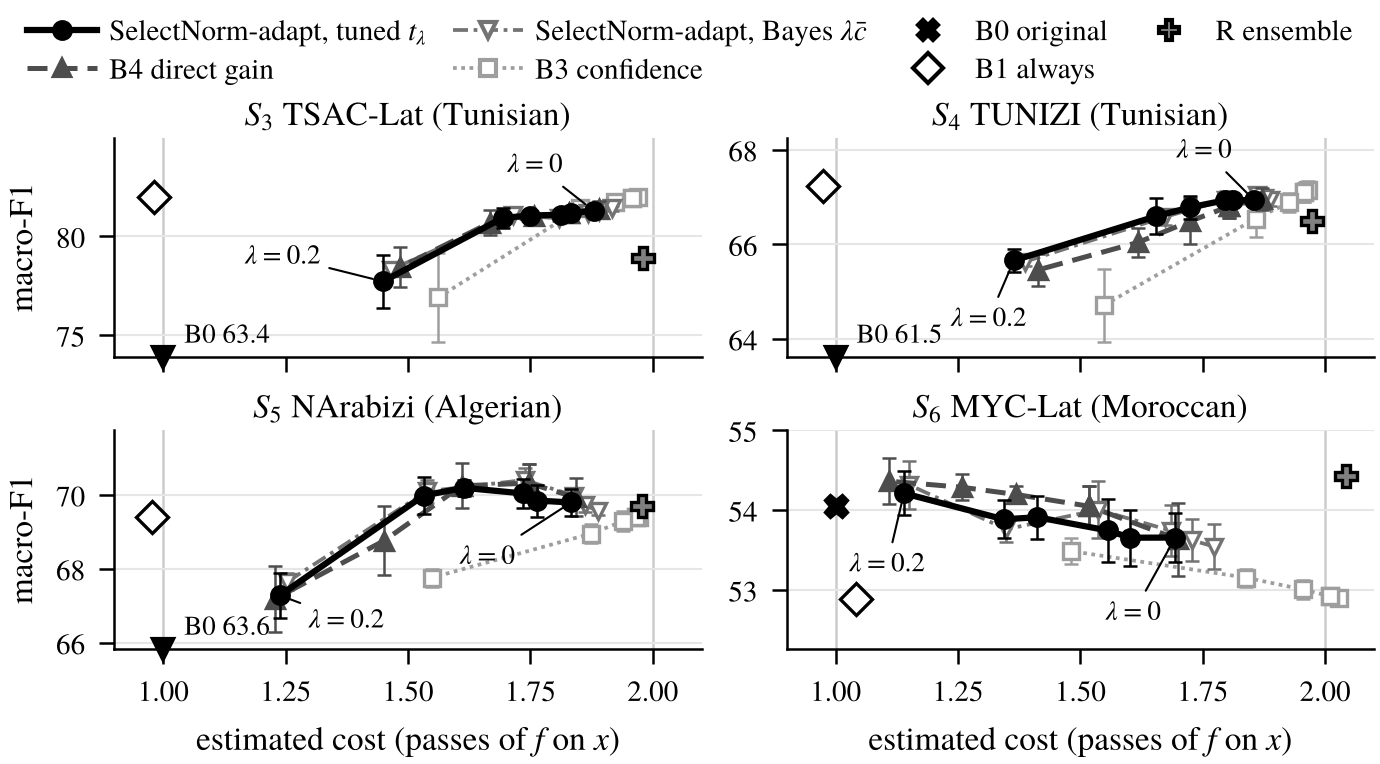

Python code for this plot:
"""Figure 2: macro-F1 against estimated inference cost (mE5), one panel per test set.

Reads figures/pareto.csv (archived values written by src/evaluation/figures.py from the run logs) and writes
figures/fig2_cost_quality.pdf (vector, used by main.tex) and figures/fig2_cost_quality.png (control image).
No value is modified: every marker is drawn at its archived (cost, macro-F1); B0 is drawn at the lower edge of a
panel, with its value printed, only when it lies below the panel's range (stated in the caption).

    cd paper_lncs_r2 && python3 figures/fig2_cost_quality.py
"""
import os
import pandas as pd
import matplotlib
matplotlib.use('Agg')
import matplotlib.pyplot as plt
from matplotlib.lines import Line2D

HERE = os.path.dirname(os.path.abspath(__file__))
plt.rcParams.update({'font.family': 'serif', 'font.serif': ['TeX Gyre Termes', 'Nimbus Roman', 'Times New Roman', 'DejaVu Serif'],
                     'mathtext.fontset': 'stix', 'font.size': 8, 'axes.titlesize': 8, 'axes.labelsize': 8,
                     'xtick.labelsize': 7, 'ytick.labelsize': 7, 'legend.fontsize': 7, 'axes.linewidth': 0.6,
                     'axes.spines.top': False, 'axes.spines.right': False, 'pdf.fonttype': 42,
                     'xtick.major.width': 0.6, 'ytick.major.width': 0.6})

SETS = [('S3_tsac_lat', '$S_3$ TSAC-Lat (Tunisian)'), ('S4_tunizi', '$S_4$ TUNIZI (Tunisian)'),
        ('S5_narabizi', '$S_5$ NArabizi (Algerian)'), ('S6_myc_lat', '$S_6$ MYC-Lat (Moroccan)')]
# system, label, grey level, line style, marker, filled, line width, z-order (primary systems drawn last)
CURVES = [('B3_conf', 'B3 confidence', '0.62', (0, (1, 1.2)), 's', False, 0.9, 2),
          ('B5_selectnorm_adapt_theory', r'SelectNorm-adapt, Bayes $\lambda\bar c$', '0.45', (0, (4, 1.5, 1, 1.5)), 'v', False, 0.9, 3),
          ('B4_direct_gain', 'B4 direct gain', '0.30', (0, (4, 2)), '^', True, 1.2, 4),
          ('B5_selectnorm_adapt', r'SelectNorm-adapt, tuned $t_\lambda$', '0.0', '-', 'o', True, 1.5, 5)]
# offsets (points) of the lambda=0 and lambda=0.2 labels of SelectNorm-adapt, chosen to avoid overlaps
LAMLAB = {'S3_tsac_lat': [(-14, 11), (-24, 6)], 'S4_tunizi': [(-12, 12), (-6, -14)],
          'S5_narabizi': [(-20, -13), (16, -6)], 'S6_myc_lat': [(-10, -18), (-4, -17)]}
POINTS = [('B0_original', 'B0 original', 'X', '0.0', '0.0'), ('B1_always', 'B1 always', 'D', 'white', '0.0'),
          ('R_two_view_ensemble', 'R ensemble', 'P', '0.5', '0.0')]


def main():
    d = pd.read_csv(os.path.join(HERE, 'pareto.csv'))
    fig, axes = plt.subplots(2, 2, figsize=(4.8, 2.68), sharex=True)
    for ax, (s, title) in zip(axes.ravel(), SETS):
        x = d[d.set == s]
        pts = {r.system: r for r in x[x.lam.isna()].itertuples()}
        cur = x[x.lam.notna()]
        lo = min(cur.f1.min() - cur.f1_sd.max(), pts['B1_always'].f1, pts['R_two_view_ensemble'].f1)
        hi = max(cur.f1.max() + cur.f1_sd.max(), pts['B1_always'].f1, pts['R_two_view_ensemble'].f1)
        b0 = pts['B0_original'].f1
        if b0 >= lo - 0.5:
            lo = min(lo, b0)
        pad = 0.08 * (hi - lo)
        ylo, yhi = lo - pad, hi + pad
        for xv, lab in [(1.0, 'one pass'), (2.0, 'two passes')]:
            ax.axvline(xv, color='0.8', lw=0.6, zorder=0)
        for sysname, lab, col, ls, mk, filled, lw, z in CURVES:
            g = cur[cur.system == sysname].sort_values('lam')
            ax.plot(g.cost, g.f1, ls=ls, color=col, lw=lw, zorder=z)
            ax.errorbar(g.cost, g.f1, yerr=g.f1_sd, fmt='none', ecolor=col, elinewidth=0.6, capsize=1.6, capthick=0.6, zorder=z)
            ax.plot(g.cost, g.f1, ls='none', marker=mk, ms=4.2 if filled else 3.8, mec=col, mew=0.8,
                    mfc=col if filled else 'white', zorder=z + 0.5)
            if sysname == 'B5_selectnorm_adapt':
                for (_, r), off in zip([g.iloc[[0]].iterrows().__next__(), g.iloc[[-1]].iterrows().__next__()], LAMLAB[s]):
                    ax.annotate(rf'$\lambda{{=}}{r.lam:g}$', (r.cost, r.f1), xytext=off, textcoords='offset points', fontsize=6.5,
                                ha='center', va='center', zorder=8,
                                arrowprops=dict(arrowstyle='-', color='0.0', lw=0.5, shrinkA=0, shrinkB=2.5))
        for sysname, lab, mk, fc, ec in POINTS:
            r = pts[sysname]
            if sysname == 'B0_original' and r.f1 < ylo:
                ax.plot(r.cost, ylo, marker='v', ms=5, color='0.0', clip_on=False, zorder=6)
                ax.annotate(f'B0 {r.f1:.1f}', (r.cost, ylo), xytext=(5, 2), textcoords='offset points', fontsize=6.5, va='bottom')
                continue
            ax.plot(r.cost, r.f1, ls='none', marker=mk, ms=5.5, mfc=fc, mec=ec, mew=0.8, zorder=6)
        ax.set_ylim(ylo, yhi)
        ax.set_xlim(0.9, 2.1)
        ax.set_xticks([1.0, 1.25, 1.5, 1.75, 2.0])
        ax.set_title(title, pad=3)
        ax.grid(axis='y', color='0.9', lw=0.5)
    for ax in axes[:, 0]:
        ax.set_ylabel('macro-F1')
    for ax in axes[1]:
        ax.set_xlabel(r'estimated cost (passes of $f$ on $x$)')
    handles = [Line2D([], [], color=c, ls=ls, lw=lw, marker=mk, ms=4, mec=c, mfc=c if f else 'white', label=l)
               for _, l, c, ls, mk, f, lw, _ in CURVES[::-1]]
    handles += [Line2D([], [], ls='none', marker=mk, ms=5, mfc=fc, mec=ec, label=l) for _, l, mk, fc, ec in POINTS]
    fig.legend(handles=handles, loc='upper center', ncol=4, frameon=False, bbox_to_anchor=(0.5, 1.0),
               handlelength=2.4, columnspacing=0.9, handletextpad=0.4, labelspacing=0.3)
    fig.tight_layout(h_pad=0.6, w_pad=0.8, rect=(0, 0, 1, 0.91))
    fig.savefig(os.path.join(HERE, 'fig2_cost_quality.pdf'), bbox_inches='tight', pad_inches=0.02)
    fig.savefig(os.path.join(HERE, 'fig2_cost_quality.png'), dpi=300, bbox_inches='tight', pad_inches=0.02)


if __name__ == '__main__':
    main()
